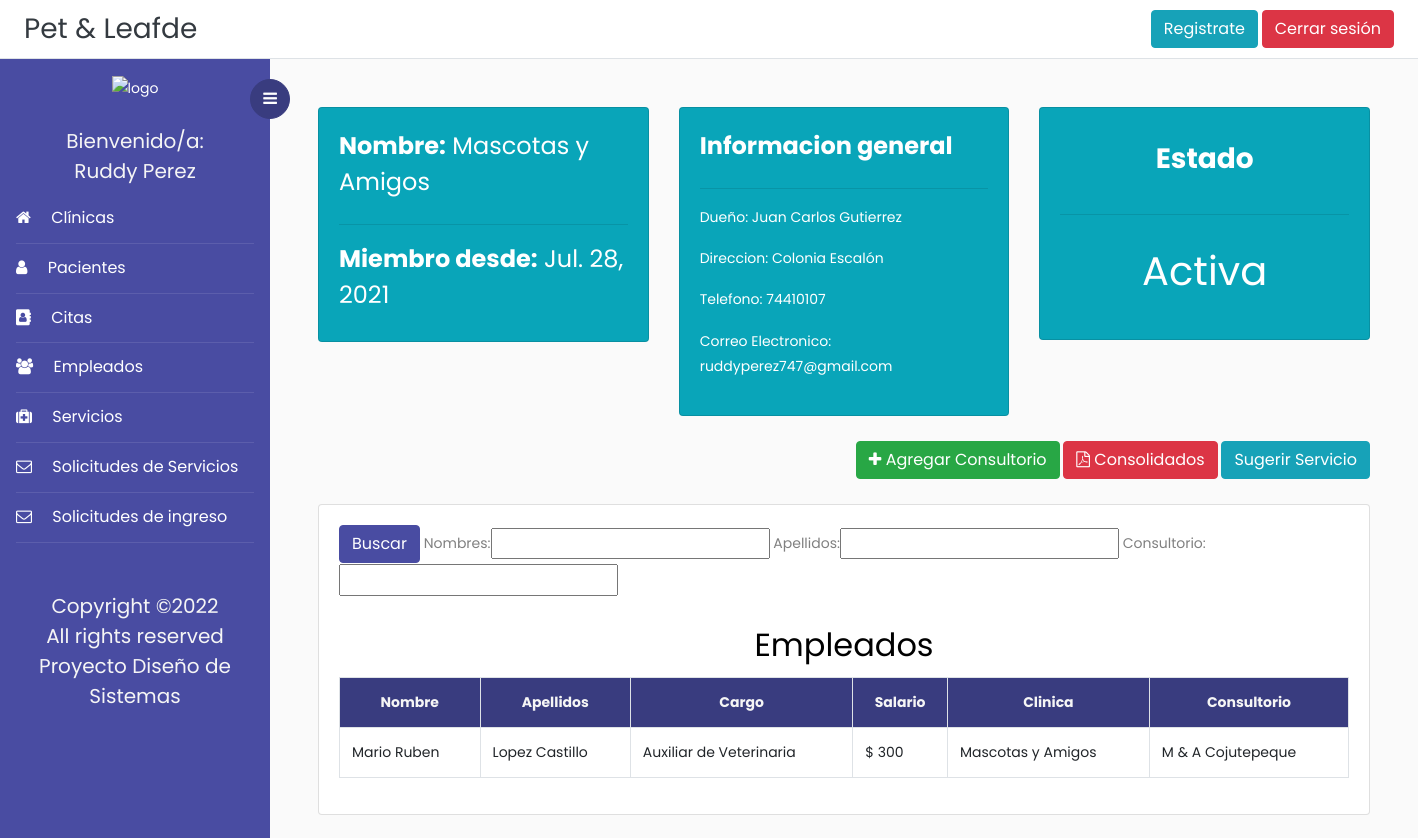
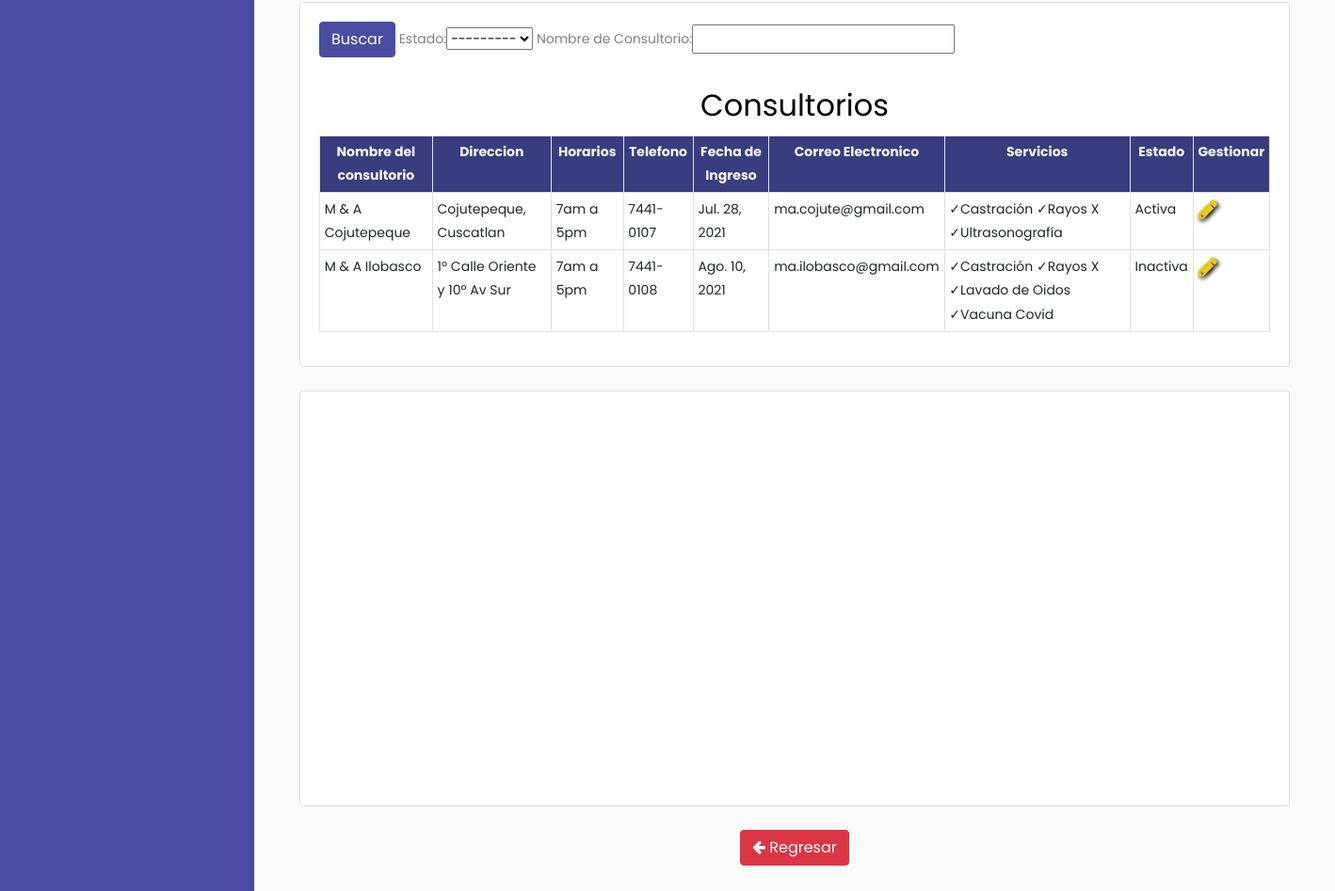
Screenshot of /listar_consultorio/1/ (signed in) with the database file from the repository (2 pictures, top to bottom).
### Veterinaria/models.py (models this page shows, shortened)
class Clinica(models.Model):
    id = models.IntegerField(primary_key = True)
    propietario = models.CharField(max_length=50, validators=[solo_Letras])
    nombre = models.CharField(max_length=60)
    direccion = models.TextField()
    horarios = models.CharField(max_length=50)
    telefono = models.CharField(max_length=9)
    fechaIngreso = models.DateField(auto_now_add=True, null=True)
    correoElectronico = models.CharField(max_length=200, null=True)
    ESTADO = (('Activa','Activa'),('Inactiva', 'Inactiva'))
    estado = models.CharField(max_length=10, choices=ESTADO, default="Activa")

class Empleado(models.Model):
    duiEmp = models.CharField(max_length=10, verbose_name="DUI", help_text="########-#",primary_key=True, validators=[formato_Dui])
    nombreEmp = models.CharField(max_length=100, validators=[solo_Letras])
    apellidoEmp = models.CharField(max_length=100, validators=[solo_Letras])
    telefonoEmp = models.CharField(max_length=10, help_text="####-####", validators=[formato_Telefono])
    cargo = models.CharField(max_length=50)
    salario = models.CharField(max_length=9, validators=[solo_Numeros])
    clinica = models.ForeignKey('Clinica', on_delete = models.PROTECT)
    consultorio = models.ForeignKey('Consultorio', on_delete = models.CASCADE)
    activo = models.BooleanField(blank=True,  default=1)

class Consultorio(models.Model):
    clinica = models.ForeignKey('Clinica', on_delete = models.CASCADE)
    nombre = models.CharField(max_length=60)
    direccion = models.TextField()
    longitud = models.FloatField(blank=True, null=True)
    latitud = models.FloatField(blank=True, null=True)
    correoElectronico = models.CharField(max_length=200, null=True)
    horarios = models.CharField(max_length=50)
    telefono = models.CharField(max_length=9, validators=[formato_Telefono])
    servicios = models.ManyToManyField('Servicio')
    fechaIngreso = models.DateField(auto_now_add=True, null=True)
    ESTADO = (('Activa','Activa'),('Inactiva', 'Inactiva'))
    estado = models.CharField(max_length=10, choices=ESTADO, default="Activa")

class Servicio(models.Model):
    idServicio = models.IntegerField(primary_key=True)
    nombreServicio = models.CharField(max_length=50, validators=[solo_Letras])
    descServicio = models.CharField(max_length=200)
    catServicio = models.CharField(max_length=30)
    ESTADOServicio = (('Activa', 'Activa'),('Inactiva','Inactiva'))
    estadoServicio = models.CharField(max_length=10, choices=ESTADOServicio, default="Activa")
    def __str__(self):
        return self.nombreServicio

### Veterinaria/views.py (the view)
# urls.py: path('listar_consultorio/<id>/',listar_consultorio, name="listar_consultorio"),
@login_required
def listar_consultorio(request,id):
    clinica = Clinica.objects.get(id=id)
    consultorios = clinica.consultorio_set.all()
    empleados = clinica.empleado_set.all()
    filter = ConsultorioFilter(request.GET, queryset=consultorios)
    consultorios = filter.qs
    filter2 = EmpleadoFilter(request.GET, queryset=empleados)
    empleados = filter2.qs
    consultoriosId = [] #Arreglo para guardar los id's de las clinicas que si tienen registros asociados
    expedientes = Expediente.objects.all()
    emp = Empleado.objects.all()
    citas = Cita.objects.all()
    consultas = Consulta.objects.all()
    for ex in expedientes:
        consultoriosId.append(ex.consultorio_id)
    for em in emp:
        consultoriosId.append(em.consultorio_id)
    for ci in citas:
        consultoriosId.append(ci.consultorio_id)
    for co in consultas:
        consultoriosId.append(co.consultorio_id)
    consultoriosId = set(consultoriosId)
    data = {
        'clinica' : clinica,
        'consultorios' : consultorios,
        'filter' : filter,
        'filter2' : filter2,
        'empleados' : empleados,
        'consultoriosId':consultoriosId,
    }
    return render(request, 'consultorio/listarConsultorio.html', data)

### Veterinaria/templates/consultorio/listarConsultorio.html (shortened to what this page needs)
{% extends 'base.html'%}
{% block content %}
<div class="row">
	<div class="col-md">
		<div class="card card-body" style="background-color: #09a5b9; color:rgb(255, 255, 255);">
			<h4 style="color:rgb(255, 255, 255);"><b>Nombre:</b> {{clinica.nombre}}</h4>
			<hr style="color:rgb(255, 255, 255);">
            <h4 style="color:rgb(255, 255, 255);"><b>Miembro desde:</b> {{clinica.fechaIngreso}}</h4>
		</div>
	</div>
	<div class="col-md">
		<div class="card card-body" style="background-color: #09a5b9; color:rgb(255, 255, 255);">
			<h4 style="color:rgb(255, 255, 255);"><b>Informacion general</b></h4>
			<hr>
			<p>Dueño: {{clinica.propietario}}</p>
            <p>Direccion: {{clinica.direccion}}</p>
			<p>Telefono: {{clinica.telefono}}</p>
            <p>Correo Electronico: {{clinica.correoElectronico}}</p>
		</div>
	</div>
	<div class="col-md">
		<div class="card card-body" style="background-color: #09a5b9; color:rgb(255, 255, 255);">
			<h3 style="text-align: center;padding: 10px; color:rgb(255, 255, 255);"><b>Estado</b></h5>
			<hr>
			<h1 style="text-align: center;padding: 10px; color:rgb(255, 255, 255);">{{clinica.estado}}</h3>
		</div>
	</div>
</div>&nbsp;
<div class="d-flex justify-content-end">
    <a class="btn btn-success" href="{% url 'registrar_consultorio' clinica.id %}" ><i class="fa fa-plus" aria-hidden="true"></i> Agregar Consultorio</a>
	<a class="btn btn-danger " href="{% url 'consolidados' clinica.id%}"><i class="fa fa-file-pdf-o" aria-hidden="true"></i> Consolidados</a>
	<a class="btn btn-info " href="{% url 'crear_solicitud_servicio'%}">Sugerir Servicio</a>
</div>&nbsp;
<div class="row">
    <div class="col-md">
        <div class="card">
            <div class="card-body">
                <form method="GET">
                    <button class="btn btn-primary" type="submit">Buscar</button>
                    {{filter2.form}}
                  </form>&nbsp;&nbsp;
                <h2 align ="center">Empleados</h2>
                <table class="table  table-bordered ">
                    <tr style="text-align: center; background-color: #393c7f; color:whitesmoke;" >
                        <th>Nombre</th>
                        <th>Apellidos</th>
                        <th>Cargo</th>
                        <th>Salario</th>
                        <th>Clinica</th>
                        <th>Consultorio</th>
                    </tr>
                    {%for empleado in empleados %}
                    <tr>
                        <td>{{ empleado.nombreEmp }}</td>
                        <td>{{ empleado.apellidoEmp }}</td>
                        <td>{{ empleado.cargo }}</td>
                        <td>$ {{ empleado.salario }}</td>
                        <td>{{ empleado.consultorio.clinica.nombre}}</td>
                        <td>{{ empleado.consultorio.nombre}}</td>
                    </tr>
                    {%endfor%}
                </table>
            </div>
        </div>
    </div>
</div>&nbsp;
<div class="row">
	<div class="col-md">
		<div class="card card-body">
			<form method="GET">
				<button class="btn btn-primary" type="submit">Buscar</button>
				{{filter.form}}
			  </form>&nbsp;&nbsp;
			<h2 align ="center">Consultorios</h2>
			<table class="table table-bordered table-sm">
				<tr style="text-align: center; background-color: #393c7f; color:whitesmoke;" >
					<th>Nombre del consultorio</th>
					<th>Direccion</th>
					<th>Horarios</th>
					<th>Telefono</th>
					<th>Fecha de Ingreso</th>
					<th>Correo Electronico</th>
					<th>Servicios</th>
					<th>Estado</th>
					<th>Gestionar</th>
				</tr>
				{% for consultorio in consultorios %}
				<tr>
					<td>{{ consultorio.nombre }}</td>
					<td>{{ consultorio.direccion}}</td>
					<td>{{ consultorio.horarios }}</td>
					<td>{{ consultorio.telefono }}</td>
					<td>{{ consultorio.fechaIngreso }}</td>
					<td>{{ consultorio.correoElectronico }}</td>
					<td>{% for serv in consultorio.servicios.all %}  ✓{{ serv}}{% endfor %}</td>
					<td>{{ consultorio.estado }}</td>
					<td> <a href="{% url 'modificar_consultorio' consultorio.id %}"><i class="fa fa-pencil fa-2x" aria-hidden="true" style="font-size:24px;color:rgb(238, 204, 9);text-shadow:2px 2px 4px #000000;"></i></a>&nbsp;&nbsp;
					</td>
				</tr>
				{% endfor %}
			</table>
		</div>
	</div>
</div>
<br>
<div class="row">
	<div class="col">
		<div class="card card-body">
			<div id='map' style='width: 1000px; height: 400px; margin:0px auto;'></div>
		</div>
	</div>
</div>
<br>
<div class="d-flex justify-content-center">
    <a class="btn btn-danger" href="{% url 'listar_clinica' %}"><i class="fa fa-arrow-left" aria-hidden="true"></i> Regresar</a>
</div>
{% endblock content%}

### Veterinaria/templates/base.html (shortened to what this page needs)
<!doctype html>
<html lang="en">
  <head>
	<link rel="stylesheet" href="https://cdnjs.cloudflare.com/ajax/libs/select2/4.0.13/css/select2.min.css" />
    <link rel="stylesheet" href="https://cdn.jsdelivr.net/bxslider/4.2.12/jquery.bxslider.css">
	<link rel="stylesheet" href="https://stackpath.bootstrapcdn.com/font-awesome/4.7.0/css/font-awesome.min.css">
    {% load static %}
	<link rel="stylesheet" href="{% static 'css/style.css' %}">
    <link href='https://api.mapbox.com/mapbox-gl-js/v2.3.1/mapbox-gl.css' rel='stylesheet' />
  </head>
  <body>
		{% block navbar %}
	  <div class="d-flex flex-column flex-md-row align-items-center p-2 px-md-4 bg-white border-bottom box-shadow">
      <h3 class="my-0 mr-md-auto font-weight-normal" ><a class="text-dark" href="{% url 'index' %}">Pet & Leafde</a></h3>
	  <a class="btn btn-info" href="{% url 'registro'%}">Registrate</a>&nbsp;
	  {% if request.user.is_authenticated %}
      <a class="btn btn-danger" href="{% url 'logout' %}">Cerrar sesión</a>
	  {% else %}
	  <a class="btn btn-success" href="{% url 'login' %}">Iniciar sesión</a>
	  {% endif %}
    </div>
		<div class="wrapper d-flex align-items-stretch">
			<nav id="sidebar">
				<div class="custom-menu">
					<button type="button" id="sidebarCollapse" class="btn btn-primary">
	          <i class="fa fa-bars"></i>
	        </button>
        </div>
				<div class="p-3">
        <div class="contenedor_logo" align="center">
            <img  class="logo"  src="{% static 'images/logo.png'%}" alt="logo">
        </div>&nbsp;
			{% if request.user.is_authenticated %}
			<h5 style="color:whitesmoke;" class="my-0 mr-md-auto font-weight-normal" align ="center">Bienvenido/a:</h5>
			<h5 style="color:whitesmoke;" align ='center'>{{user.first_name}} {{user.last_name}}</h5>
	        <ul class="list-unstyled components mb-5">
	          <li class="active">
	            <a href="{% url 'listar_clinica' %}"><span class="fa fa-home mr-3"></span> Clínicas</a>
	          </li>
	          <li class="active">
	            <a href="{% url 'listado_pacientes' %}"><span class="fa fa-user mr-3"></span> Pacientes</a>
	          </li>
	          <li class="active">
              <a href="{% url 'listado_citas' %}"><span class="fa fa-address-book mr-3"></span> Citas</a>
	          </li>
	          <li class="active">
              	<a href="{% url 'listado_empleados' %}"><span class="fa fa-users mr-3"></span> Empleados</a>
	          </li>
			  <li class="active">
              	<a href="{% url 'listado_servicios' %}"><span class="fa fa-medkit mr-3"></span> Servicios</a>
	          </li>
			  <li class="active">
              	<a href="{% url 'listado_solicitud_servicio' %}"><span class="fa fa-envelope-o mr-3"></span> Solicitudes de Servicios</a>
	          </li>
			  <li class="active">
				<a href="{% url 'listado_solicitudes' %}"><span class="fa fa-envelope-o mr-3"></span> Solicitudes de ingreso</a>
			</li>
			</ul>
			{% endif %}
	        <div class="footer">
	        	<h5 align="center" style="color:whitesmoke;">
						  Copyright &copy;<script>document.write(new Date().getFullYear());</script><br>
						  All rights reserved <br> Proyecto Diseño de Sistemas
	        </div>
	      </div>
    	</nav>
        {% endblock navbar%}
      <div id="content" class="p-4 p-md-5 pt-5">
	  {% block content %}{% endblock content%}
  </body>
</html>

### rows the page displays
Clinica: nombre "Mascotas y Amigos", fechaIngreso "Jul. 28, 2021", propietario "Juan Carlos Gutierrez", direccion "Colonia Escalón", telefono "74410107", correoElectronico "ruddyperez747@gmail.com", estado "Activa"
Empleado: nombreEmp "Mario Ruben", apellidoEmp "Lopez Castillo", cargo "Auxiliar de Veterinaria", salario "300", consultorio.clinica.nombre "Mascotas y Amigos", consultorio.nombre "M & A Cojutepeque"
Consultorio: nombre "M & A Cojutepeque", direccion "Cojutepeque, Cuscatlan", horarios "7am a 5pm", telefono "7441-0107", fechaIngreso "Jul. 28, 2021", correoElectronico "ma.cojute@gmail.com", estado "Activa"
Servicio: nombreServicio "Castración"
Servicio: nombreServicio "Rayos X"
Servicio: nombreServicio "Ultrasonografía"
Consultorio: nombre "M & A Ilobasco", direccion "1º Calle Oriente y 10º Av Sur", horarios "7am a 5pm", telefono "7441-0108", fechaIngreso "Ago. 10, 2021", correoElectronico "ma.ilobasco@gmail.com", estado "Inactiva"
Servicio: nombreServicio "Lavado de Oidos"
Servicio: nombreServicio "Vacuna Covid"

### other values shown
{{ user.first_name }} "Ruddy"
{{ user.last_name }} "Perez"
